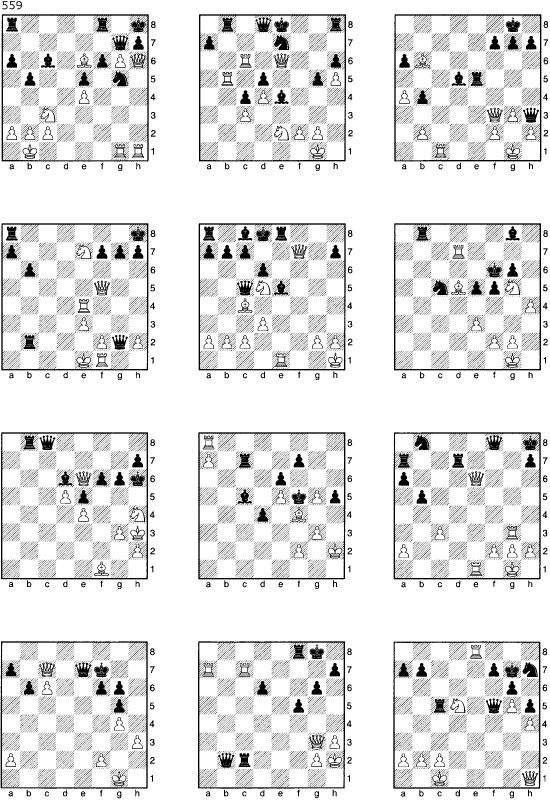
#> input picture temp/chessboard_exports/chessboard/id101_score0.95.png, 1648 x 2400 px (shown at 1/3 size)
$ python -i export_move_area_tokens.py   (imports and definitions only)
#> lines starting #> are read from the running program, lines starting #| are printed output that depends on the picture; after the words box and inside, x2 and y2 are one past the last pixel; in counts of white or black regions, pixels touching at a corner belong together
#> further down, picture is the input picture: shape (2400, 1648, 3); 89.2% white; 6239 black regions (3068 under 20 px), largest, box (x1, y1, x2, y2) and area: (596, 43, 1038, 485) 16449, (1180, 1297, 1622, 1739) 14553, (3, 670, 446, 1112) 12878
from pathlib import Path
import re

import cv2
import numpy as np
import pytesseract


pytesseract.pytesseract.tesseract_cmd = r"C:\Program Files\Tesseract-OCR\tesseract.exe"

PROJECT_ROOT = Path(__file__).resolve().parents[2]
TEMP_DIR = PROJECT_ROOT / "temp"

INPUT_BLOCKS = sorted(
    p for p in TEMP_DIR.glob("col*_block*.png")
    if "_prep" not in p.stem
)

OUT_DIR = TEMP_DIR / "move_token_exports"
# [1 line not run here, left out]


# [63 lines left out: functions find_board_bbox, remove_header_from_top, crop_move_area, not called in this run]


def extract_tokens(img_bgr: np.ndarray) -> list[np.ndarray]:
    gray = cv2.cvtColor(img_bgr, cv2.COLOR_BGR2GRAY)

    bw = cv2.adaptiveThreshold(
        gray,
        255,
        cv2.ADAPTIVE_THRESH_GAUSSIAN_C,
        cv2.THRESH_BINARY_INV,
        31,
        12,
    )
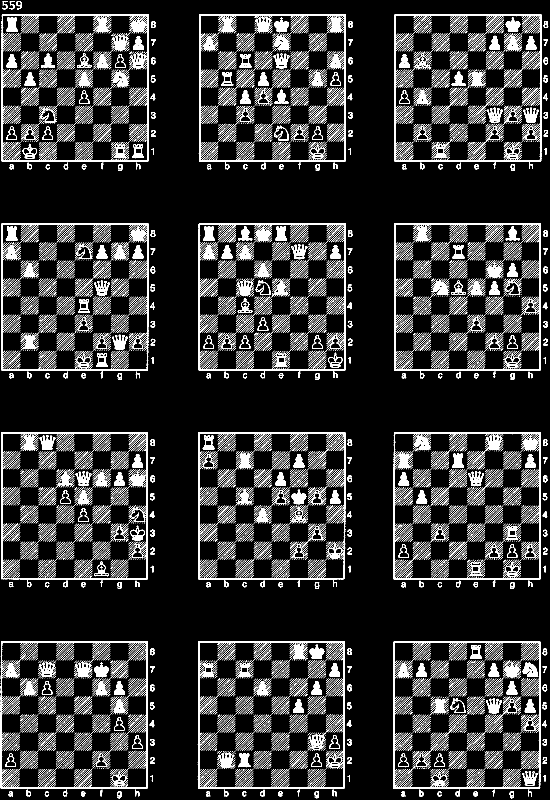
#> bw: shape (2400, 1648) (shown at 1/3 size); 10.8% white; 6239 white regions (3068 under 20 px), largest, box (x1, y1, x2, y2) and area: (596, 43, 1038, 485) 16296, (1180, 1297, 1622, 1739) 14500, (3, 670, 446, 1112) 12852

    kernel = cv2.getStructuringElement(cv2.MORPH_RECT, (8, 2))
    merged = cv2.dilate(bw, kernel, iterations=1)
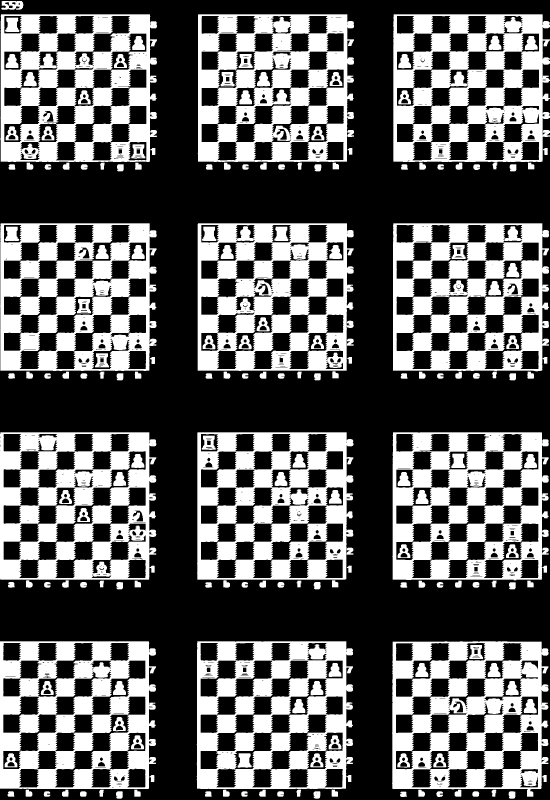
#> merged: shape (2400, 1648) (shown at 1/3 size); 37.7% white; 191 white regions

    contours, _ = cv2.findContours(
        merged,
        cv2.RETR_EXTERNAL,
        cv2.CHAIN_APPROX_SIMPLE,
    )
#> contours = 123 contours; largest, box (x1, y1, x2, y2) and area: (1176, 1924, 1646, 2390) 199746, (590, 1924, 1059, 2367) 199728, (1, 43, 471, 486) 199584, (1180, 43, 1648, 487) 199534, (0, 670, 470, 1113) 199407

    H, W = gray.shape[:2]
#> H = 2400; W = 1648
    boxes = []

    for cnt in contours:
        x, y, w, h = cv2.boundingRect(cnt)

        if w < 5 or h < 8:
            continue
        if w * h < 35:
            continue
        if w > W * 0.55:
            continue
        if h > H * 0.25:
            continue

        boxes.append((x, y, w, h))
#> this loop made 123 passes
#> (x, y, w, h) on passes 1 to 12: (1200, 2375, 21, 16), (1526, 2374, 20, 22), (1417, 2374, 21, 16), (1309, 2374, 20, 17), (940, 2374, 21, 22), (831, 2374, 21, 16), (724, 2374, 19, 16), (615, 2374, 20, 16), (348, 2374, 20, 22), (240, 2374, 20, 16), (131, 2374, 20, 16), (23, 2374, 20, 16)
#> after the loop, boxes = 123 items, first 6: (1200, 2375, 21, 16), (1526, 2374, 20, 22), (1417, 2374, 21, 16), (1309, 2374, 20, 17), (940, 2374, 21, 22), (831, 2374, 21, 16)

    boxes = sorted(boxes, key=lambda b: (b[1] // 25, b[0]))
#> boxes = 123 items, first 6: (4, 3, 66, 26), (1, 43, 470, 443), (593, 43, 469, 443), (1180, 43, 468, 444), (1042, 390, 20, 21), (451, 444, 15, 21)

    crops = []

    for x, y, w, h in boxes:
        pad = 2

        x1 = max(0, x - pad)
        y1 = max(0, y - pad)
        x2 = min(W, x + w + pad)
        y2 = min(H, y + h + pad)

        crop = img_bgr[y1:y2, x1:x2]

        if crop.size > 0:
            crops.append(crop)
#> this loop made 123 passes
#> (x, y, w, h, x1, y1, x2, y2) on passes 1 to 12: (4, 3, 66, 26, 2, 1, 72, 31), (1, 43, 470, 443, 0, 41, 473, 488), (593, 43, 469, 443, 591, 41, 1064, 488), (1180, 43, 468, 444, 1178, 41, 1648, 489), (1042, 390, 20, 21, 1040, 388, 1064, 413), (451, 444, 15, 21, 449, 442, 468, 467), (1043, 444, 14, 20, 1041, 442, 1059, 466), (1629, 444, 14, 21, 1627, 442, 1645, 467), (26, 493, 20, 16, 24, 491, 48, 511), (80, 488, 20, 21, 78, 486, 102, 511), (134, 493, 20, 16, 132, 491, 156, 511), (188, 488, 21, 21, 186, 486, 211, 511)
#> (x1, y1, x2, y2) on passes 61 to 66: (1474, 1113, 1493, 1137), (1526, 1118, 1550, 1143), (1580, 1113, 1604, 1138), (0, 1295, 471, 1741), (589, 1295, 1063, 1741), (1175, 1295, 1648, 1743)
#> pass 1, in extract_tokens, `crop = img_bgr[y1:y2, x1:x2]`:
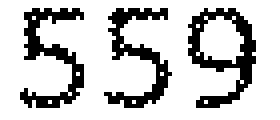
#> crop: shape (30, 70, 3) (shown 4 times larger); 78.2% white; black in thin lines or dots, all inside (x1, y1, x2, y2) = (5, 2, 64, 27)
#> pass 2, in extract_tokens, `crop = img_bgr[y1:y2, x1:x2]`:
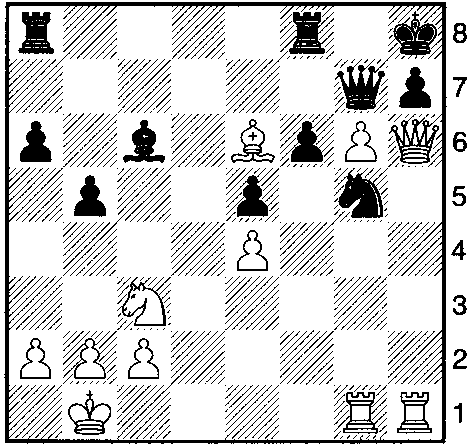
#> crop: shape (447, 473, 3); 82.4% white; 521 black regions (276 under 20 px), largest, box (x1, y1, x2, y2) and area: (4, 2, 447, 444) 10724, (335, 11, 437, 110) 2283, (334, 168, 388, 218) 1377
#> pass 3, in extract_tokens, `crop = img_bgr[y1:y2, x1:x2]`:
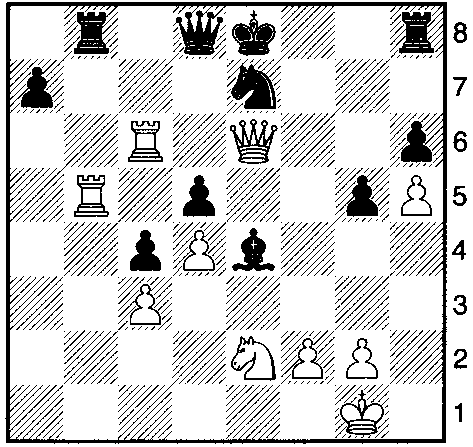
#> crop: shape (447, 473, 3); 82.2% white; 509 black regions (260 under 20 px), largest, box (x1, y1, x2, y2) and area: (5, 2, 447, 444) 16449, (232, 10, 276, 56) 1055, (335, 167, 383, 217) 898

    return crops


# [109 lines left out: functions ocr_token, is_chess_token, clear_output_dir, main, not called in this run]


# [2 lines not run here, left out]

>>> import cv2
>>> picture = cv2.imread('../../temp/chessboard_exports/chessboard/id101_score0.95.png')
>>> result = extract_tokens(picture)
